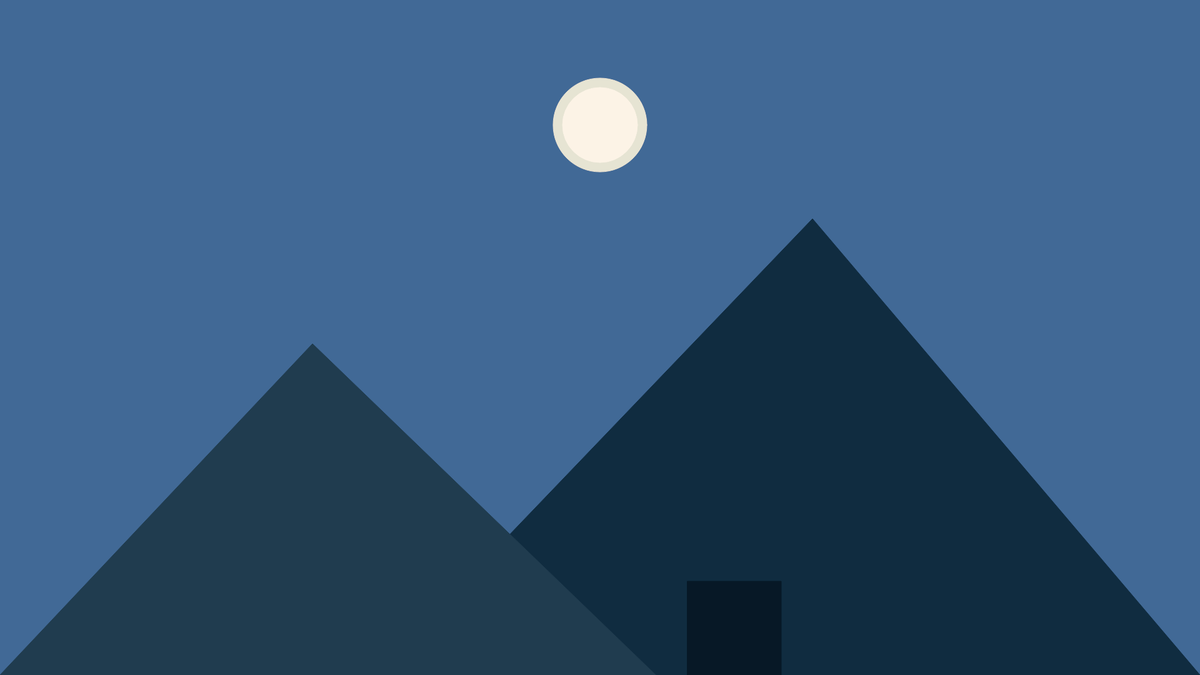
Frame 1 (no input)
Frame 60 (no input): identical to frame 1, image omitted
Frame 120 (the mouse pressed at the canvas centre since frame 60): identical to frame 1, image omitted

The p5.js sketch that drew this single still picture (run headless with seeded random() and noise() and a simulated clock; from frame 60 on, the mouse is pressed at the canvas centre):

// p5.js sketch
// ── sketch.js
/*
Name: Gisselee R
Title: The Moon and The Mountains
I love going to Mexico for vacation and everytime I go, 
I capture the beautiful scenery of the mountains.
*/

function setup() {
  createCanvas(1920, 1080);
}

function draw() {
  background(65, 105, 150);

  stroke(240, 228, 211);
    fill(230, 228, 211);
ellipse (960,200,150);

stroke(252, 243, 230);
fill(252, 243, 230);
ellipse (960, 200, 120);

stroke(16, 44, 64);
fill(16, 44, 64);
triangle(600, 1080, 1300, 350 ,1920 ,1080);

stroke(7, 24, 38);
fill(7, 24, 38);
rect(1100, 930, 150, 150);

stroke(32, 60, 79);
fill(32, 60, 79);
triangle(0, 1080, 500, 550, 1920, 1920);


}
